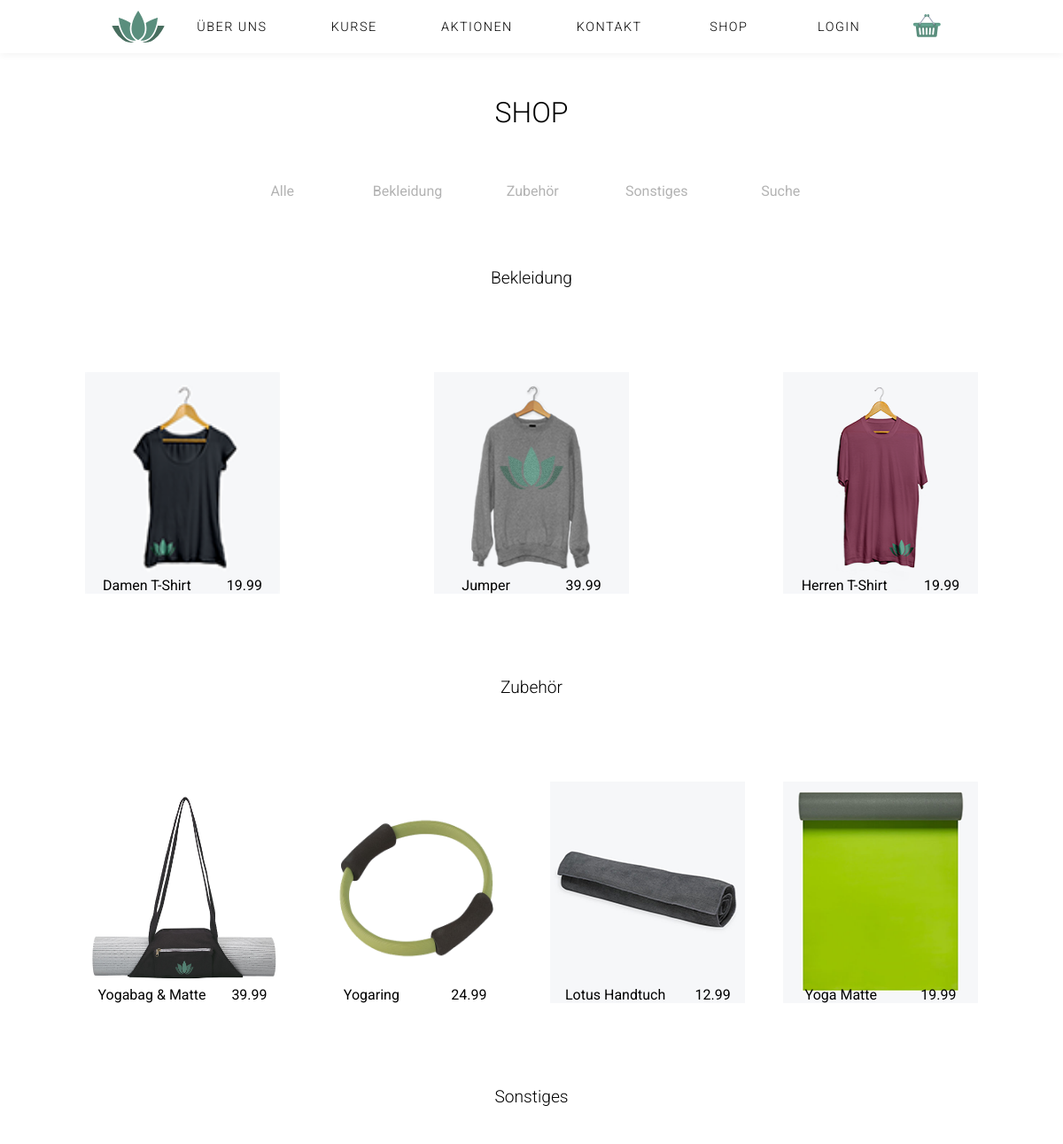
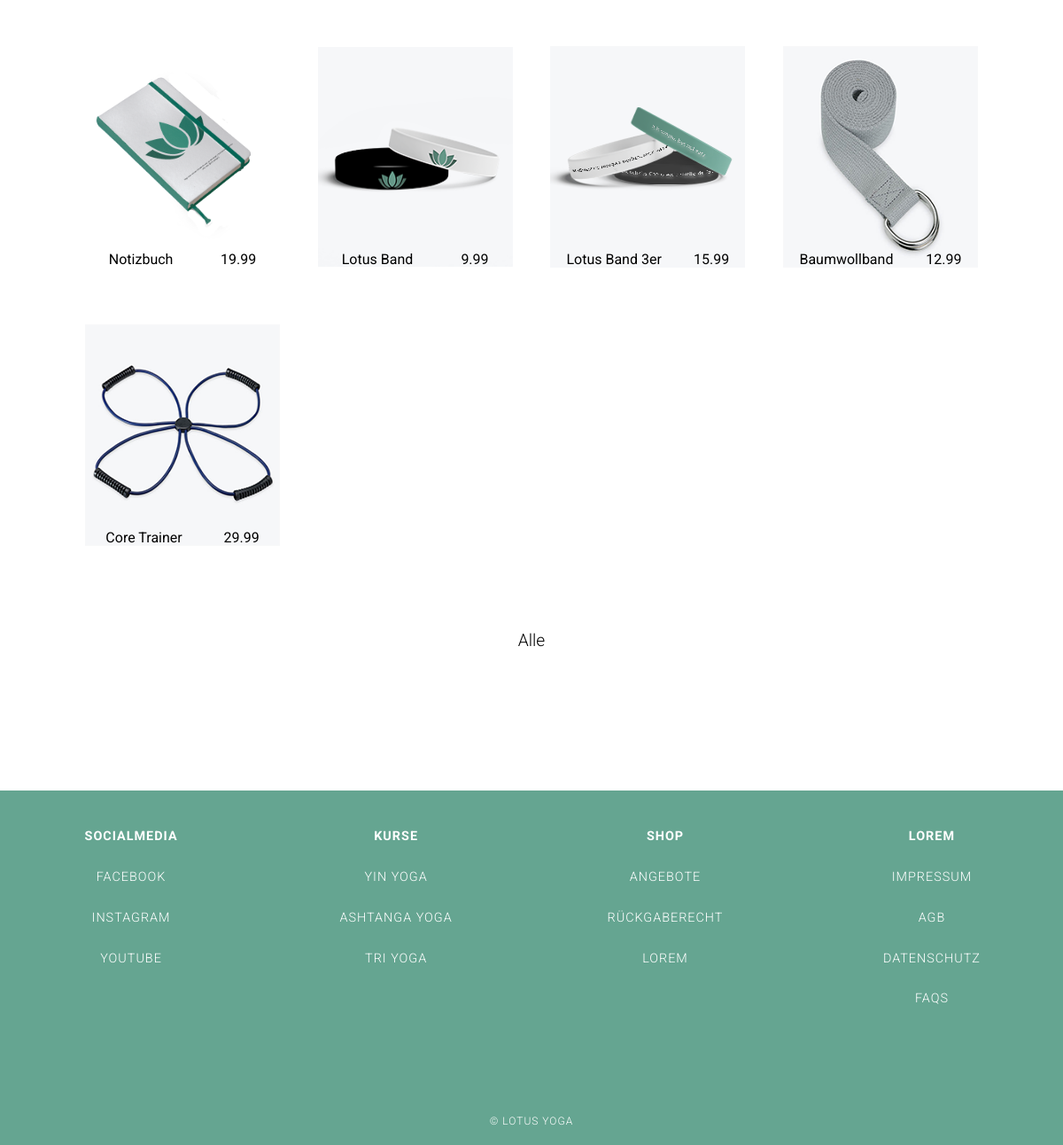
Page /index.php?page=Shop on the committed database (2 pictures, top to bottom).
### tables this page shows
CREATE TABLE IF NOT EXISTS `shop_categories` (
  `id` int(11) NOT NULL,
  `_name` varchar(100) NOT NULL,
  `is_active` tinyint(1) NOT NULL DEFAULT '1',
  `deleted_at` timestamp NULL DEFAULT NULL
);

CREATE TABLE IF NOT EXISTS `products` (
  `id` int(11) NOT NULL,
  `_name` varchar(150) NOT NULL,
  `price` float NOT NULL,
  `shop_categories_id` int(10) NOT NULL,
  `description` varchar(300) NOT NULL,
  `pic` varchar(150) NOT NULL,
  `thumb_1` varchar(500) NOT NULL,
  `thumb_2` varchar(500) NOT NULL,
  `thumb_3` varchar(500) NOT NULL,
  `color` varchar(100) DEFAULT NULL,
  `in_aktion` tinyint(1) NOT NULL DEFAULT '0',
  `price_in_aktion` float NOT NULL,
  `is_active` tinyint(1) NOT NULL DEFAULT '1',
  `deleted_at` timestamp NULL DEFAULT NULL
);

CREATE TABLE IF NOT EXISTS `contents` (
  `id` int(11) NOT NULL,
  `_name` varchar(1000) NOT NULL,
  `type` varchar(150) NOT NULL,
  `content` varchar(1000) NOT NULL DEFAULT '',
  `sequence` int(11) NOT NULL,
  `is_active` tinyint(1) NOT NULL DEFAULT '1',
  `deleted_at` timestamp NULL DEFAULT NULL
);

### index.php (called while the page is built, shortened)
<?php
$content = ('content/');
include('functions/load_content.php');
include('functions/user_functions.php');
include('header.php');
if( ! isset($_GET['page']) ){
	$page = "home";
}else{
	$page = $_GET['page'];
}
if($page){
	$content .= $page .".php";
}
include($content);
include('footer.php');
?>

### functions/user_functions.php (called while the page is built)
<?php
function is_logged_in() {
    return (isset($_SESSION["logged_in"]) && $_SESSION["logged_in"] == true);
}

### functions/load_Content.php (called while the page is built, shortened)
<?php
function get_content_data($table_name){
    global $link;
    $sql = "SELECT * FROM " .$table_name. " WHERE deleted_at IS NULL";
	$res = mysqli_query($link, $sql);
	return $res;
}
function get_ordered_content_data($table_name, $where, $equals, $order_by, $asc_desc){
    global $link;
    $sql = "SELECT * FROM " .$table_name. " WHERE ". $where . " = '" . $equals ."' ORDER BY ".$order_by." ". $asc_desc;
    $res = mysqli_query($link, $sql);
    return $res;
}
$shop = get_content_data('products');
$categories = get_content_data('shop_categories');
$footer = get_ordered_content_data('contents', '_name', 'footer', 'sequence', 'asc');
?>

### content/shop.php (the view, shortened to what this page needs)
<section class="content-wrapper">
    <h2>Shop</h2>
    <nav class="shop-categories">
        <ul>
            <li><a href="#">Alle</a></li>
            <li><a href="#clothes">Bekleidung</a></li>
            <li><a href="#accessories">Zubehör</a></li>
            <li><a href="#others">Sonstiges</a></li>
            <li><a href="#">Suche</a></li>
        </ul>
    </nav>
    <section class="wrapper_shop">
        <?php
        while( $row2 = mysqli_fetch_assoc($categories) ) {
            ?>
            <h3><?php echo $row2['_name'] ?></h3>
            <section class="line-wrapper_shop">
                <?php
                mysqli_data_seek($shop, 0);
                while ($row = mysqli_fetch_assoc($shop)) {
                    if($row2['id'] == $row['shop_categories_id']) {
                        ?>
                        <section class="product">
                            <a href="index.php?page=Detailansicht&amp;product_id=<?php echo $row['id'] ?>">
                                <ul class="product-img">
                                    <img src="<?php echo $row['pic'] ?>" class="jumper_white"/>
                                </ul>
                                <ul class="info">
                                    <li><?php echo $row['_name'] ?></li>
                                    <li><?php echo $row['price'] ?></li>
                                </ul>
                            </a>
                        </section>
                        <?php
                    }
                }
                ?>
            </section>
            <?php
        }
        ?>
    </section>
</section>

### header.php (shortened to what this page needs)
<!DOCTYPE html>
<html lang="de">
<head>
    <link rel="stylesheet" href="css/styles.css">
    <link rel="stylesheet" href="font/fontawesome/css/font-awesome.min.css">
</head>
<body onunload="GUnload()" class="body">
  <?php
  if(!isset($_GET['page']) || $_GET['page'] == 'home') {
    $class = 'header_home';
  }else{
    $class = '';
  }
  if(isset($_COOKIE['landingpage'])){
    $no_landingpage = 'header_no_landingpage';
  }else{
    $no_landingpage = '';
  }
  ?>
  <header class="header <?php echo $class.' '.$no_landingpage;?>">
    <h1 class="logo">
  	  <a href="index.php?page=home#about_us">
  		</a>
  	</h1>
    <nav class="nav nav_main">
      <ul>
    	  <li><a href="<?php if( !isset($_GET["page"]) || $_GET["page"] == "home" ){echo "#about_us";}else{echo "index.php?page=home#about_us";} ?>">Über uns</a></li>
    	  <li><a href="<?php if( !isset($_GET["page"]) || $_GET["page"] == "home" ){echo "#course";}else{echo "index.php?page=home#course";} ?>">Kurse</a></li>
        <li><a href="<?php if( !isset($_GET["page"]) || $_GET["page"] == "home" ){echo "#saleproducts_main";}else{echo "index.php?page=home#saleproducts_main";} ?>">Aktionen</a></li>
          <li><a href="<?php if( !isset($_GET["page"]) || $_GET["page"] == "home" ){echo "#contact";}else{echo "index.php?page=home#contact";} ?>">Kontakt</a></li>
          <li><a href="index.php?page=Shop">Shop</a></li>
        <li>
            <?php if( !is_logged_in() && !isset($_SESSION["is_admin"])){ echo "<a href='index.php?page=Registrieren'>Login</a>"; } ?>
        </li>
          <li class="cart"><a href="index.php?page=Warenkorb">CART</a></li>
  		</ul>
  	</nav>
  </header>

### footer.php (shortened to what this page needs)
  <footer class="footer_main">
    <section class="links_footer" >
<?php
    $cnt = 0;
    while( $row = mysqli_fetch_assoc($footer) ){
      if($row['type'] == 'subheadline'){
          if($cnt != 0){
            echo '</ul>';
          }
          echo '<ul><li><h4>'.$row["content"].'</h4></li>';
      }else{
          echo '<li><a href="'.$row["content"].'">'.$row["type"].'</a>';
      }
      $cnt++;
    }
    ?>
    </section>
    <small class="copyright">
      &copy; Lotus Yoga
    </small>
  </footer>
</body>
</html>

### css/styles.css (style rules this page uses)
* { font-family: 'Roboto', Helvetica, Verdana, sans-serif; box-sizing: border-box; margin: 0; padding: 0; list-style: none; text-decoration: none; }
html { position: relative; }
.body { margin: 0; }
a { color: inherit; }
.header { z-index: 500; display: flex; width: 100%; height: 120px; transition: background-color 0.3s ease-in-out; background-color: transparent; align-items: center; justify-content: center; color: #fff; position: absolute; top: calc(100vh - 100px); }
.header .logo, .header .cart { visibility: hidden; transition: all 0.8s ease-in-out; }
.header.fixed .logo, .header.fixed .cart, .header.header_no_landingpage .logo, .header.header_no_landingpage .cart { visibility: visible; }
.header.fixed, .header.header_no_landingpage { position: fixed; top: 0; left: 0; width: 100%; background-color: #ffffff; color: #000; }
.header.tiny { height: 60px; color: #000; background-color: #fff; box-shadow: 0 0 10px #eee; }
.logo, .cart { width: 60px; height: 50px; text-indent: -99999px; background-repeat: no-repeat; background-position: center; }
.logo { margin-left: 10px; background-image: url(../img/logo.svg); background-size: cover; }
.cart { transition: 0.3s; background-image: url(../img/shop-images/cart.svg); background-size: contain; }
.cart a { width: 100% !important; height: 100% !important; padding: 0 !important; }
.nav li:last-child:before { visibility: hidden; }
.logo a, .cart a { display: block; height: 100%; }
.nav ul { display: flex; align-items: center; text-align: center; }
.nav ul li { text-transform: uppercase; font-size: 0.9em; letter-spacing: 1.5px; font-weight: 300; min-width: 110px; max-width: 200px; text-align: center; margin: 0 0.5em; }
.nav ul li.cart, .nav ul li:last-child { min-width:auto; }
.nav ul li a { padding: 1em 2em; display: block; transition: all 0.5s ease-in-out; text-shadow: 1px 1px 1px #656565; }
.nav ul li.cart a, .nav ul li:last-child a { padding:0; }
.fixed .nav ul li a, .header_no_landingpage .nav ul li a { text-shadow: none; }
.tiny .nav ul li a { text-shadow: none; }
.cart a { display: block; box-sizing: content-box; padding: 0 20px; }
.content-wrapper { position: relative; z-index: 50; padding: 8vw; background-color: #fff; text-align: center; }
.content-wrapper h2 { font-size: 2em; font-weight: 300; padding: 1vw 0vw; margin: 0 35vw; text-align: center; text-transform: uppercase; }
.content-wrapper h3 { margin: 2em 0; font-size: 1.2em; font-weight: 300; padding: 2vw 0; }
.product { margin: 2em 0; position: relative; overflow: hidden; height: 250px; flex-basis: 220px; max-width: 220px; min-width: 100px; }
.product-img img { width: 220px; height: 250px; }
.jumper_white { background: url(../img/shop/jumper_white.png) no-repeat; }
.info { position: absolute; bottom: 0; display: flex; width: 100%; padding: 0; transition: all 0.6s ease-in-out; justify-content: space-around; }
.footer_main h4 { padding: 1em 0em; }
.footer_main { padding-top: 2em; height: 400px; background-color: #65a591; color: #fff; text-transform: uppercase; font-size: 0.9em; letter-spacing: 1px; font-weight: 300; text-align: center; position: relative; }
.links_footer { display: flex; justify-content: space-around; }
.links_footer ul li a { transition: all 0.5s ease-in-out; display: block; padding: 1em; min-width: 150px; }
.copyright { display: block; text-align: center; position: absolute; left: 0; right: 0; bottom: 20px; }
.shop-categories { margin: 2em 0 ; display: flex; flex-direction: column; width: 100%; height: 50px; justify-content: center; }
.shop-categories ul { display: flex; justify-content: center; }
.shop-categories a { min-width: 140px; display: block; color: #b3b3b3; padding: 0.5em 2em; }
.line-wrapper_shop { display: flex; flex-wrap: wrap; justify-content: space-between; }

### rows in the picture
shop_categories: _name "Bekleidung"
products: pic (picture), _name "Damen T-Shirt", price "19.99"
products: pic (picture), _name "Jumper", price "39.99"
products: pic (picture), _name "Herren T-Shirt", price "19.99"
shop_categories: _name "Zubehör"
products: pic (picture), _name "Yogabag & Matte", price "39.99"
products: pic (picture), _name "Yogaring", price "24.99"
products: pic (picture), _name "Lotus Handtuch", price "12.99"
products: pic (picture), _name "Yoga Matte", price "19.99"
shop_categories: _name "Sonstiges"
products: pic (picture), _name "Notizbuch", price "19.99"
products: pic (picture), _name "Lotus Band", price "9.99"
products: pic (picture), _name "Lotus Band 3er", price "15.99"
products: pic (picture), _name "Baumwollband", price "12.99"
products: pic (picture), _name "Core Trainer", price "29.99"
shop_categories: _name "Alle"
contents: content "SOCIALMEDIA"
contents: type "FACEBOOK"
contents: type "INSTAGRAM"
contents: type "YOUTUBE"
contents: content "KURSE"
contents: type "YIN YOGA"
contents: type "ASHTANGA YOGA"
contents: type "TRI YOGA"
contents: content "SHOP"
contents: type "ANGEBOTE"
contents: type "RÜCKGABERECHT"
contents: type "LOREM"
contents: content "LOREM"
contents: type "IMPRESSUM"
contents: type "AGB"
contents: type "DATENSCHUTZ"
contents: type "FAQS"
